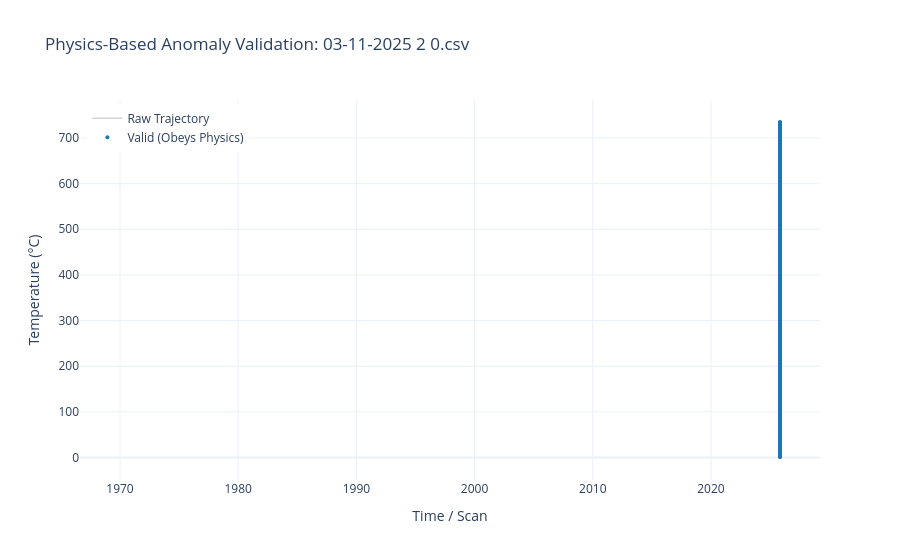

The notebook cell saved with this chart:
### Code cell
import os
import pandas as pd
import numpy as np
import plotly.graph_objects as go
from typing import Optional, Tuple, List

# ====================================================================
# 1. ROBUST DATA LOADER
# ====================================================================
def load_and_parse_csv(file_path: str) -> Tuple[pd.DataFrame, str, str]:
    """
    Dynamically locates the table header, loads the CSV,
    and isolates the time and sensor columns using a robust fallback.
    """
    header_row_index = 0
    with open(file_path, 'r', encoding='utf-8', errors='ignore') as f:
        for idx, line in enumerate(f):
            if any(k in line.lower() for k in ['scan num', '101 (', 'scan swee', 'timestamp', 'start time']):
                header_row_index = idx
                break
                
    df = pd.read_csv(file_path, skiprows=header_row_index)
    df.columns = df.columns.str.strip()
    df = df.dropna(how='all', axis=1).dropna(how='all', axis=0)
    
    # 1. Identify the time column first
    time_cols = [col for col in df.columns if any(k in col.lower() for k in ['time', 'swee', 'timestamp', 'start'])]
    time_col = time_cols[0] if time_cols else df.columns[0]
    
    # 2. Identify the sensor column
    sensor_cols = [col for col in df.columns if any(k in col.lower() for k in ['°c', '101', 'ch_00', 'temp', '(c)'])]
    
    # Fallback: If strict matching fails (due to encoding or renaming), 
    # exclude time/scan columns and grab the first available data column.
    if not sensor_cols:
        exclude = time_cols + [col for col in df.columns if 'scan' in col.lower() or 'num' in col.lower() or 'unnamed' in col.lower()]
        possible_sensors = [col for col in df.columns if col not in exclude]
        
        if possible_sensors:
            sensor_cols = [possible_sensors[0]]
        else:
            # If it still fails, print the actual columns to the terminal so we can see what's happening
            raise ValueError(f"Could not detect a valid temperature channel header. Columns found: {list(df.columns)}")
            
    sensor_col = sensor_cols[0]
    df[sensor_col] = pd.to_numeric(df[sensor_col], errors='coerce')
    
    # 3. Create a monotonic time index in seconds for accurate dt calculation
    try:
        # Attempt to parse mm:ss.s or standard timestamps
        if df[time_col].dtype == object and ':' in str(df[time_col].iloc[0]):
            df['Seconds_Elapsed'] = pd.to_timedelta("00:" + df[time_col].astype(str)).dt.total_seconds()
        else:
            df['Seconds_Elapsed'] = pd.to_numeric(df[time_col], errors='coerce')
    except Exception:
        # Fallback to row index if time parsing fails
        df['Seconds_Elapsed'] = np.arange(len(df), dtype=float)
        
    return df, sensor_col, time_col

# ====================================================================
# 2. STATE-AWARE PHYSICS ENGINE
# ====================================================================
def apply_physics_model(df: pd.DataFrame, sensor_col: str) -> pd.DataFrame:
    """
    Evaluates each sample against thermodynamic amplitude and rate limits[cite: 40].
    Strictly annotates data without filtering[cite: 29]. Vetoed samples do not update baseline state[cite: 42].
    """
    # Physics Configuration
    TAU = 15.0               # Thermal time constant for sheathed probe[cite: 34]
    TAU_MARGIN = 1.2         # Margin for tau uncertainty
    T_DRIVE_MAX = 2200.0     # Adiabatic flame temperature[cite: 40]
    T_SINK = 20.0            # Coldest available sink[cite: 40]
    
    processed_df = df.copy()
    processed_df['Quality_Flag'] = 'VALID'
    processed_df['dT_dt'] = np.nan
    
    # State tracking variables
    last_valid_T: Optional[float] = None
    last_valid_t: Optional[float] = None
    
    for idx, row in processed_df.iterrows():
        T_raw = row[sensor_col]
        t_now = row['Seconds_Elapsed']
        
        if pd.isna(T_raw):
            continue
            
        is_vetoed = False
        flags: List[str] = []
        
        # 1. Absolute Thermodynamic Amplitude Bounds[cite: 40]
        if T_raw > T_DRIVE_MAX or T_raw < -50.0:
            is_vetoed = True
            flags.append("Amplitude Out of Bounds")
            
        # 2. First-Order Lag Rate Limits[cite: 40]
        if not is_vetoed and last_valid_T is not None and last_valid_t is not None:
            dt = t_now - last_valid_t
            if dt > 0:
                dT_dt = (T_raw - last_valid_T) / dt
                processed_df.at[idx, 'dT_dt'] = dT_dt
                
                # Calculate absolute physics speed limits for this specific temperature
                max_slope = ((T_DRIVE_MAX - last_valid_T) / TAU) * TAU_MARGIN
                min_slope = (-(last_valid_T - T_SINK) / TAU) * TAU_MARGIN
                
                if dT_dt > max_slope or dT_dt < min_slope:
                    is_vetoed = True
                    flags.append(f"Rate Violation ({dT_dt:.1f} K/s)")

        # 3. State Update & Annotation[cite: 29, 42]
        if is_vetoed:
            processed_df.at[idx, 'Quality_Flag'] = "IMPLAUSIBLE: " + " | ".join(flags)
            # Architectural Rule: Vetoed data does not update state[cite: 42]
        else:
            last_valid_T = T_raw
            last_valid_t = t_now
            
    return processed_df

# ====================================================================
# 3. VISUALIZATION ENGINE
# ====================================================================
def plot_physics_results(df: pd.DataFrame, sensor_col: str, time_col: str, file_name: str):
    """Generates an interactive Plotly overlay of valid vs implausible data."""
    anomalies = df[df['Quality_Flag'] != 'VALID']
    valid_data = df[df['Quality_Flag'] == 'VALID']
    
    fig = go.Figure()
    
    # 1. Base Signal Line (Connects all points lightly to show full raw trajectory)
    fig.add_trace(go.Scatter(
        x=df[time_col], 
        y=df[sensor_col], 
        mode='lines', 
        name='Raw Trajectory', 
        line=dict(color='lightgrey', width=1.5),
        hoverinfo='skip'
    ))
    
    # 2. Valid Physical Data
    fig.add_trace(go.Scatter(
        x=valid_data[time_col], 
        y=valid_data[sensor_col], 
        mode='markers', 
        name='Valid (Obeys Physics)', 
        marker=dict(color='#1f77b4', size=4)
    ))
    
    # 3. Implausible Anomalies (Vetoed)
    if not anomalies.empty:
        fig.add_trace(go.Scatter(
            x=anomalies[time_col], 
            y=anomalies[sensor_col], 
            mode='markers', 
            name='IMPLAUSIBLE (Physics Violation)', 
            marker=dict(color='red', size=8, symbol='x', line=dict(width=1.5, color='darkred')),
            text=anomalies['Quality_Flag'],
            hovertemplate="Time: %{x}<br>Temp: %{y}°C<br>Flag: %{text}<extra></extra>"
        ))
        
    fig.update_layout(
        title=f"Physics-Based Anomaly Validation: {file_name}",
        xaxis_title="Time / Scan",
        yaxis_title="Temperature (°C)",
        template='plotly_white',
        hovermode="x unified",
        legend=dict(yanchor="top", y=0.99, xanchor="left", x=0.01)
    )
    
    fig.show()

# ====================================================================
# 4. EXECUTION
# ====================================================================
file_path = r"C:\Users\hari7\Documents\Anamoly Detection\OneDrive_1_10-6-2026\03-11-2025 2 0.csv"

if os.path.exists(file_path):
    print(f"Loading {os.path.basename(file_path)}...")
    
    # 1. Extract
    df_raw, target_sensor, time_col = load_and_parse_csv(file_path)
    print(f"Successfully loaded. Processing {len(df_raw)} samples on channel '{target_sensor}'.")
    
    # 2. Process
    df_validated = apply_physics_model(df_raw, target_sensor)
    
    anomalies_count = (df_validated['Quality_Flag'] != 'VALID').sum()
    print(f"Physics Engine complete. Flagged {anomalies_count} implausible anomalies.")
    
    # 3. Visualize
    plot_physics_results(df_validated, target_sensor, time_col, os.path.basename(file_path))
else:
    print(f"File not found: {file_path}")

### Figure 1 — Plotly figure (JSON) as saved in the notebook; plotly's stock layout.template omitted (floating-point values rounded to 4 significant figures; data arrays with more than 128 entries replaced by an {"elided": "..."} marker saying what was removed)
{"data": [{"hoverinfo": "skip", "line": {"color": "lightgrey", "width": 1.5}, "mode": "lines", "name": "Raw Trajectory", "type": "scatter", "x": {"elided": "771 str values"}, "y": {"elided": "771 float values"}}, {"marker": {"color": "#1f77b4", "size": 4}, "mode": "markers", "name": "Valid (Obeys Physics)", "type": "scatter", "x": {"elided": "771 str values"}, "y": {"elided": "771 float values"}}], "layout": {"hovermode": "x unified", "legend": {"x": 0.01, "xanchor": "left", "y": 0.99, "yanchor": "top"}, "title": {"text": "Physics-Based Anomaly Validation: 03-11-2025 2 0.csv"}, "xaxis": {"title": {"text": "Time / Scan"}}, "yaxis": {"title": {"text": "Temperature (°C)"}}}}
